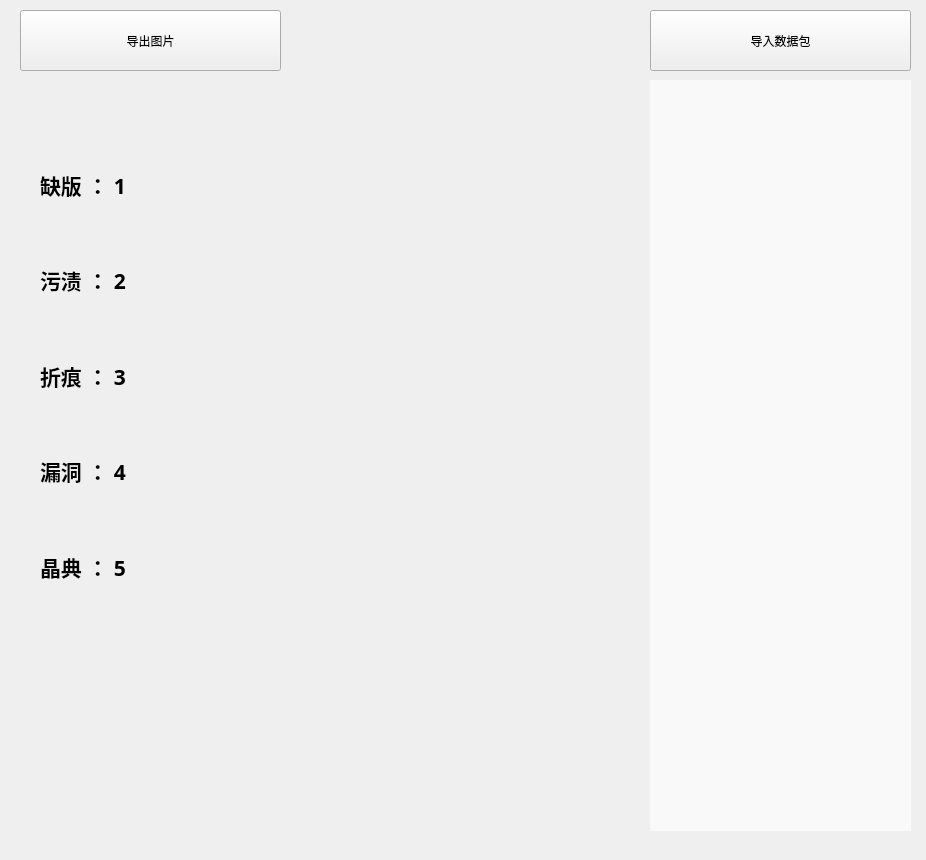
<?xml version="1.0" encoding="UTF-8"?>
<ui version="4.0">
 <class>Labelwidget</class>
 <widget class="QWidget" name="Labelwidget">
  <property name="geometry">
   <rect>
    <x>0</x>
    <y>0</y>
    <width>926</width>
    <height>860</height>
   </rect>
  </property>
  <property name="windowTitle">
   <string>Form</string>
  </property>
  <widget class="QWidget" name="widget_2" native="true">
   <property name="geometry">
    <rect>
     <x>200</x>
     <y>80</y>
     <width>431</width>
     <height>371</height>
    </rect>
   </property>
  </widget>
  <widget class="QWidget" name="widget_3" native="true">
   <property name="geometry">
    <rect>
     <x>650</x>
     <y>80</y>
     <width>261</width>
     <height>751</height>
    </rect>
   </property>
   <property name="styleSheet">
    <string notr="true">background-color: rgba(255, 255, 255, 60%);</string>
   </property>
  </widget>
  <widget class="QPushButton" name="pushButton_export">
   <property name="geometry">
    <rect>
     <x>20</x>
     <y>10</y>
     <width>261</width>
     <height>61</height>
    </rect>
   </property>
   <property name="styleSheet">
    <string notr="true">font: 75 14pt &quot;Arial&quot;;</string>
   </property>
   <property name="text">
    <string>导出图片</string>
   </property>
  </widget>
  <widget class="QPushButton" name="pushButton_loadimg">
   <property name="geometry">
    <rect>
     <x>650</x>
     <y>10</y>
     <width>261</width>
     <height>61</height>
    </rect>
   </property>
   <property name="styleSheet">
    <string notr="true">font: 75 14pt &quot;Arial&quot;;</string>
   </property>
   <property name="text">
    <string>导入数据包</string>
   </property>
  </widget>
  <widget class="QWidget" name="widget_5" native="true">
   <property name="geometry">
    <rect>
     <x>200</x>
     <y>460</y>
     <width>431</width>
     <height>371</height>
    </rect>
   </property>
  </widget>
  <widget class="QWidget" name="widget" native="true">
   <property name="geometry">
    <rect>
     <x>40</x>
     <y>140</y>
     <width>151</width>
     <height>471</height>
    </rect>
   </property>
   <layout class="QVBoxLayout" name="verticalLayout">
    <item>
     <widget class="QLabel" name="label">
      <property name="font">
       <font>
        <family>Andalus</family>
        <pointsize>16</pointsize>
        <weight>75</weight>
        <bold>true</bold>
       </font>
      </property>
      <property name="text">
       <string>缺版 ： 1</string>
      </property>
     </widget>
    </item>
    <item>
     <widget class="QLabel" name="label_3">
      <property name="font">
       <font>
        <family>Andalus</family>
        <pointsize>16</pointsize>
        <weight>75</weight>
        <bold>true</bold>
       </font>
      </property>
      <property name="text">
       <string>污渍 ： 2</string>
      </property>
     </widget>
    </item>
    <item>
     <widget class="QLabel" name="label_4">
      <property name="font">
       <font>
        <family>Andalus</family>
        <pointsize>16</pointsize>
        <weight>75</weight>
        <bold>true</bold>
       </font>
      </property>
      <property name="text">
       <string>折痕 ： 3</string>
      </property>
     </widget>
    </item>
    <item>
     <widget class="QLabel" name="label_5">
      <property name="font">
       <font>
        <family>Andalus</family>
        <pointsize>16</pointsize>
        <weight>75</weight>
        <bold>true</bold>
       </font>
      </property>
      <property name="text">
       <string>漏洞 ： 4</string>
      </property>
     </widget>
    </item>
    <item>
     <widget class="QLabel" name="label_6">
      <property name="font">
       <font>
        <family>Andalus</family>
        <pointsize>16</pointsize>
        <weight>75</weight>
        <bold>true</bold>
       </font>
      </property>
      <property name="text">
       <string>晶典 ： 5</string>
      </property>
     </widget>
    </item>
   </layout>
  </widget>
 </widget>
 <resources/>
 <connections/>
 <slots>
  <slot>slot1()</slot>
 </slots>
</ui>
